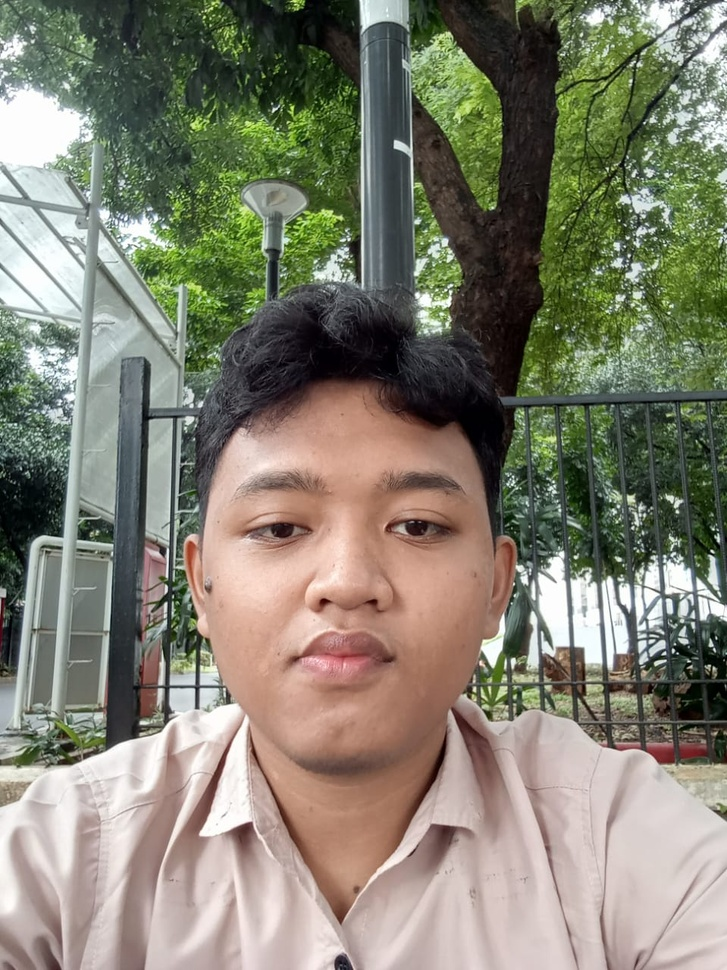
#> input picture Pengolahan Citra/risky.jpg, 727 x 970 px, shrunk from 959 x 1280 before the run
$ python latihan6.py   (older library calls are emulated)
#> lines starting #> are read from the running program, lines starting #| are printed output that depends on the picture; after the words box and inside, x2 and y2 are one past the last pixel; in counts of white or black regions, pixels touching at a corner belong together
import cv2
import numpy as np

# Baca gambar
img = cv2.imread('risky.jpg', cv2.IMREAD_GRAYSCALE)
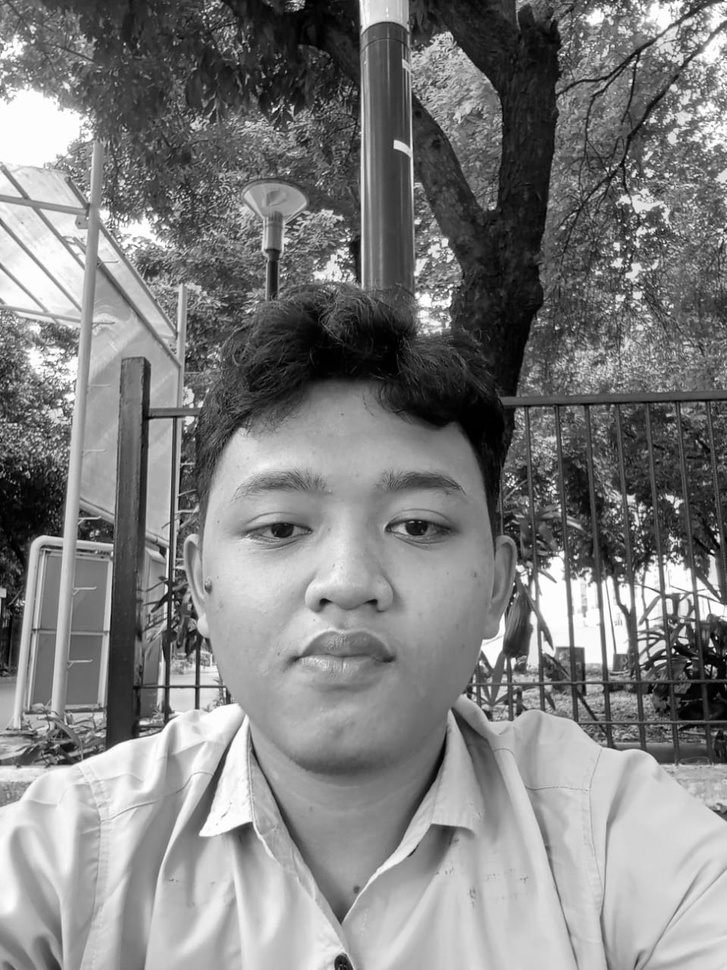
#> img: shape (970, 727); min 0, max 255, mean 127.5

# Deteksi tepi dengan operasi Sobel
sobelx = cv2.Sobel(img, cv2.CV_64F, 1, 0, ksize=3)
sobely = cv2.Sobel(img, cv2.CV_64F, 0, 1, ksize=3)
sobel_combined = cv2.addWeighted(cv2.convertScaleAbs(sobelx), 0.5, cv2.convertScaleAbs(sobely), 0.5, 0)
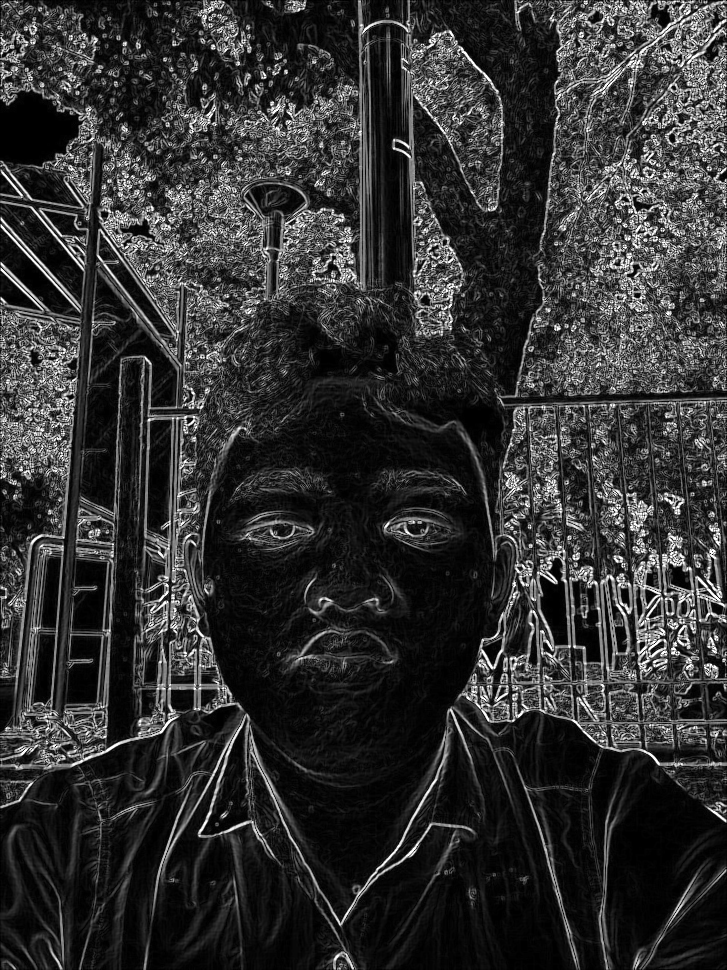
#> sobel_combined: shape (970, 727); min 0, max 255, mean 49.4

# Deteksi tepi dengan operasi Prewitt
kernelx = np.array([[1, 0, -1], [1, 0, -1], [1, 0, -1]])
kernely = np.array([[1, 1, 1], [0, 0, 0], [-1, -1, -1]])
prewittx = cv2.filter2D(img, -1, kernelx)
prewitty = cv2.filter2D(img, -1, kernely)
prewitt_combined = cv2.addWeighted(cv2.convertScaleAbs(prewittx), 0.5, cv2.convertScaleAbs(prewitty), 0.5, 0)

# Deteksi tepi dengan operasi Roberts
roberts_cross_v = np.array([[0, 1], [-1, 0]])
roberts_cross_h = np.array([[1, 0], [0, -1]])
roberts_x = cv2.filter2D(img, -1, roberts_cross_v)
roberts_y = cv2.filter2D(img, -1, roberts_cross_h)
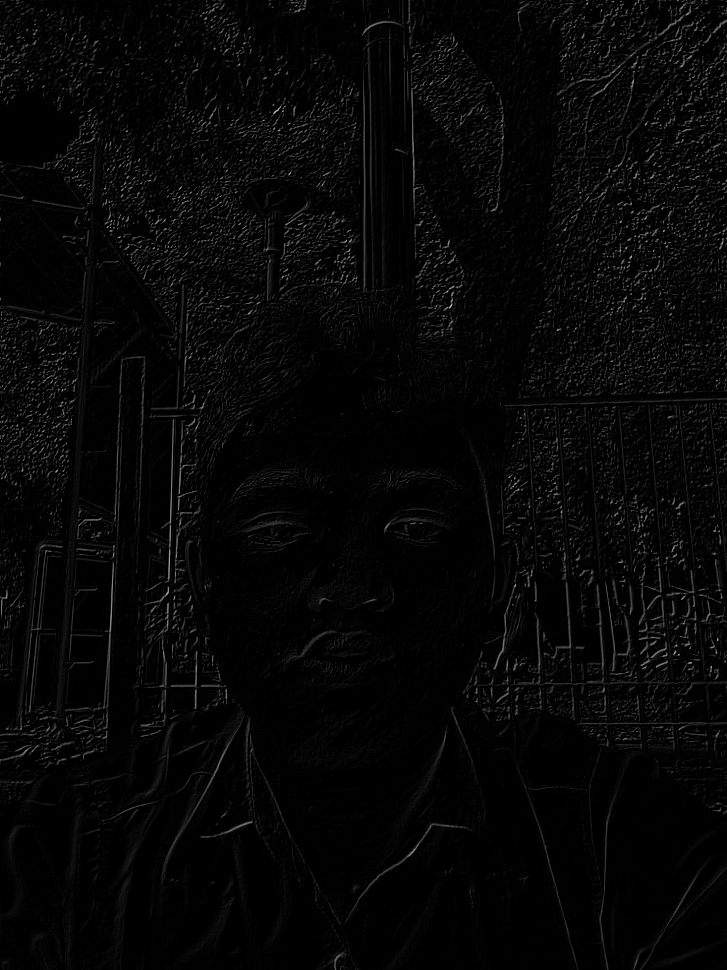
#> roberts_y: shape (970, 727); min 0, max 188, mean 6.2
roberts_combined = cv2.addWeighted(cv2.convertScaleAbs(roberts_x), 0.5, cv2.convertScaleAbs(roberts_y), 0.5, 0)

# Deteksi tepi dengan operasi Laplacian
laplacian = cv2.Laplacian(img, cv2.CV_64F)
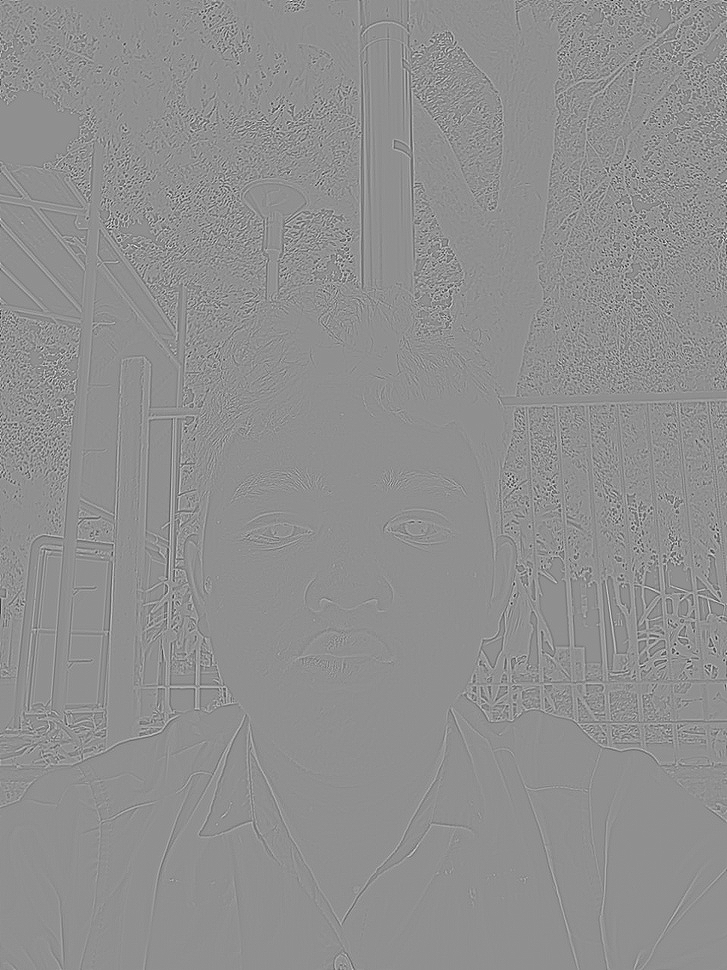
#> laplacian: shape (970, 727) float64; min -374, max 289, mean 0; drawn with min black and max white

# Tampilkan gambar
cv2.imshow('Original Image', img)
cv2.imshow('Sobel Edge Detection', sobel_combined)
cv2.imshow('Prewitt Edge Detection', prewitt_combined)
cv2.imshow('Roberts Edge Detection', roberts_combined)
cv2.imshow('Laplacian Edge Detection', laplacian)
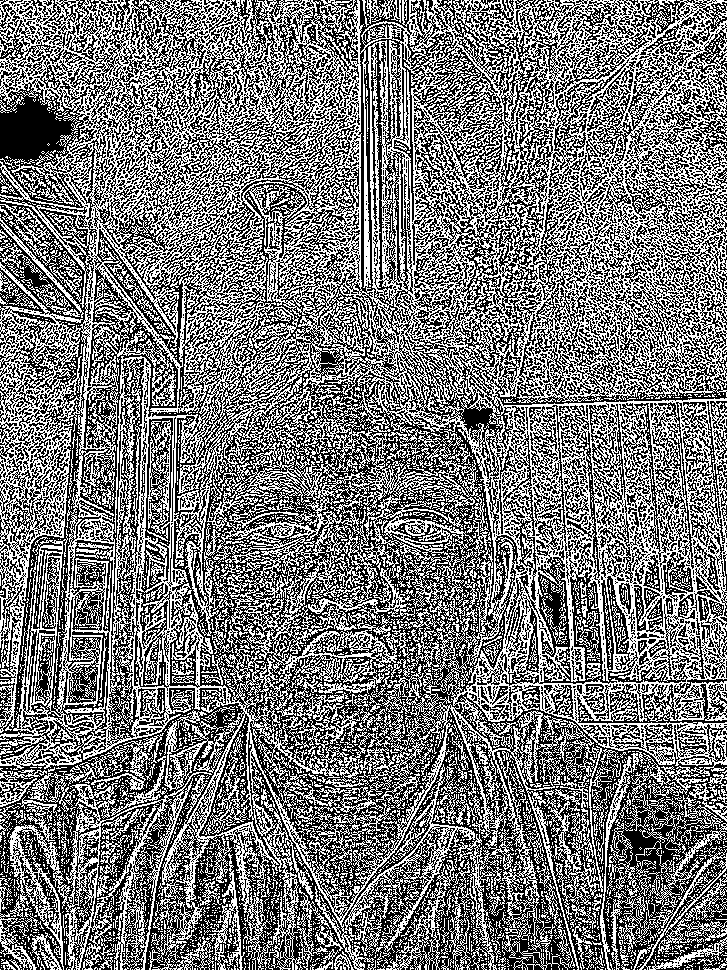
#> window 'Laplacian Edge Detection': shape (970, 727); 47.1% white in thin lines or dots
cv2.waitKey(0)
cv2.destroyAllWindows()
import cv2
import numpy as np

# Baca gambar
img = cv2.imread('risky.jpg', cv2.IMREAD_GRAYSCALE)

# Deteksi tepi dengan metode thresholding
thresh_value = 100
max_value = 255
_, edges = cv2.threshold(img, thresh_value, max_value, cv2.THRESH_BINARY)
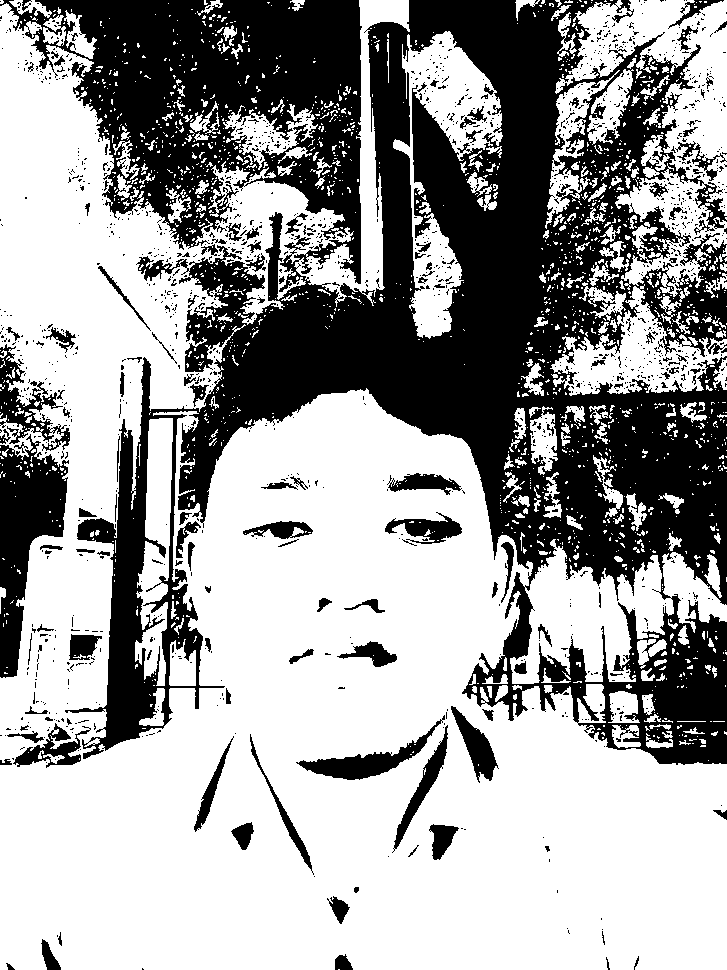
#> edges: shape (970, 727); 62.3% white; 1470 black regions (1339 under 20 px), largest, box (x1, y1, x2, y2) and area: (0, 0, 727, 765) 229853, (0, 434, 69, 678) 8407, (0, 344, 70, 451) 2312

# Tampilkan gambar hasil deteksi tepi
cv2.imshow('Original Image', img)
cv2.imshow('Edge Detection with Thresholding', edges)
cv2.waitKey(0)
cv2.destroyAllWindows()

$ run again, with Pengolahan Citra/ky.jpg copied over Pengolahan Citra/risky.jpg
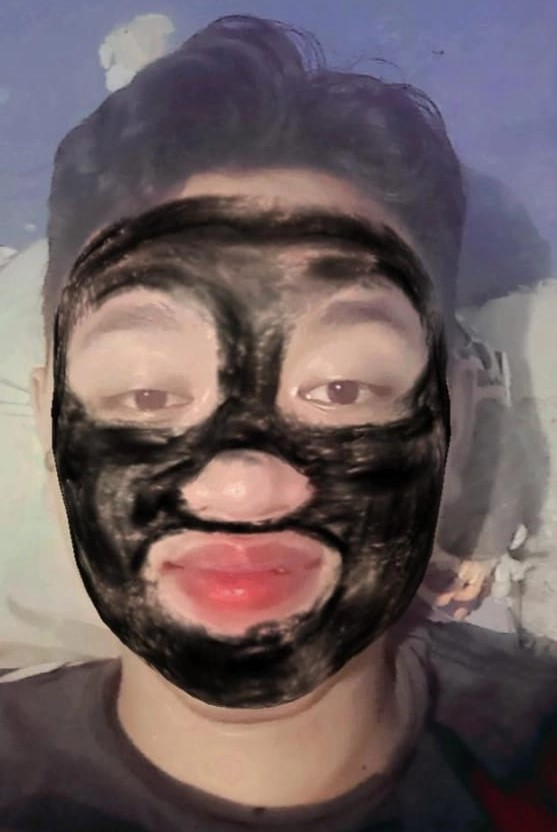
#> input picture Pengolahan Citra/ky.jpg, 557 x 832 px
#> `cv2.imshow('Laplacian Edge Detection', laplacian)`:
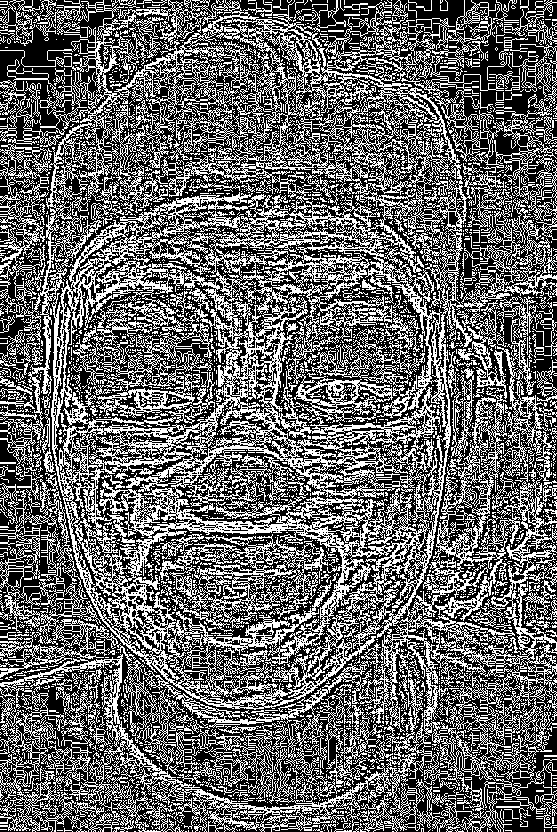
#> window 'Laplacian Edge Detection': shape (832, 557); 40.6% white in thin lines or dots
#> `_, edges = cv2.threshold(img, thresh_value, max_value, cv2.THRESH_BINA..`:
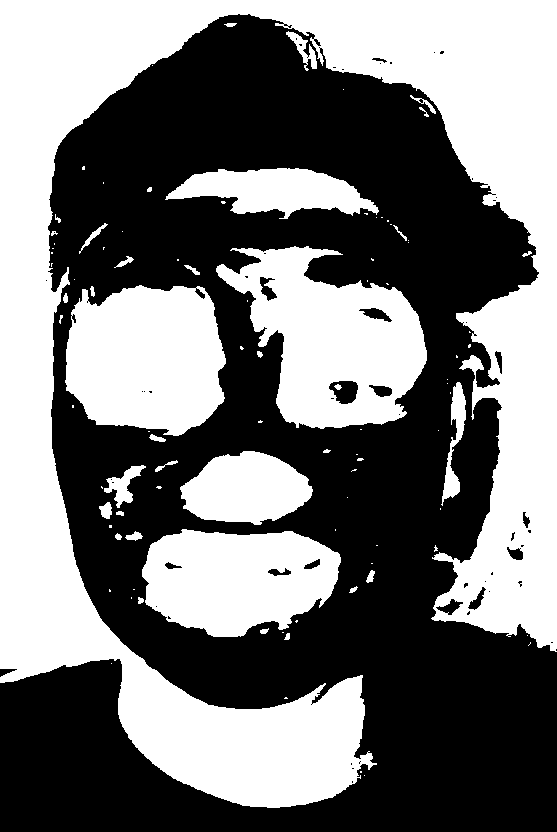
#> edges: shape (832, 557); 46.8% white; 96 white regions (60 under 20 px), largest, box (x1, y1, x2, y2) and area: (0, 0, 557, 808) 142165, (216, 246, 427, 429) 21897, (65, 285, 226, 436) 19626

$ run again, with Pengolahan Citra/ky2.jpg copied over Pengolahan Citra/risky.jpg
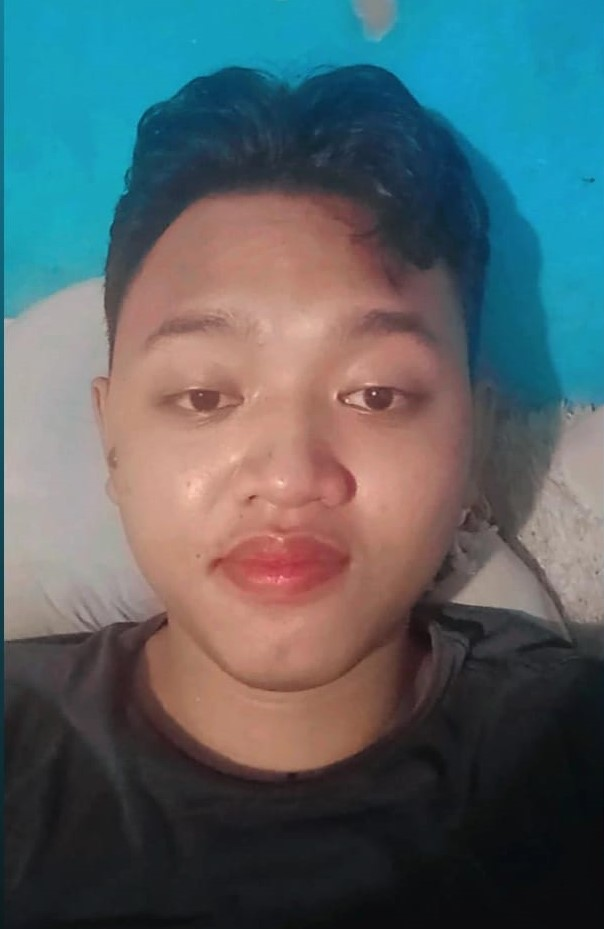
#> input picture Pengolahan Citra/ky2.jpg, 604 x 929 px
#> `cv2.imshow('Laplacian Edge Detection', laplacian)`:
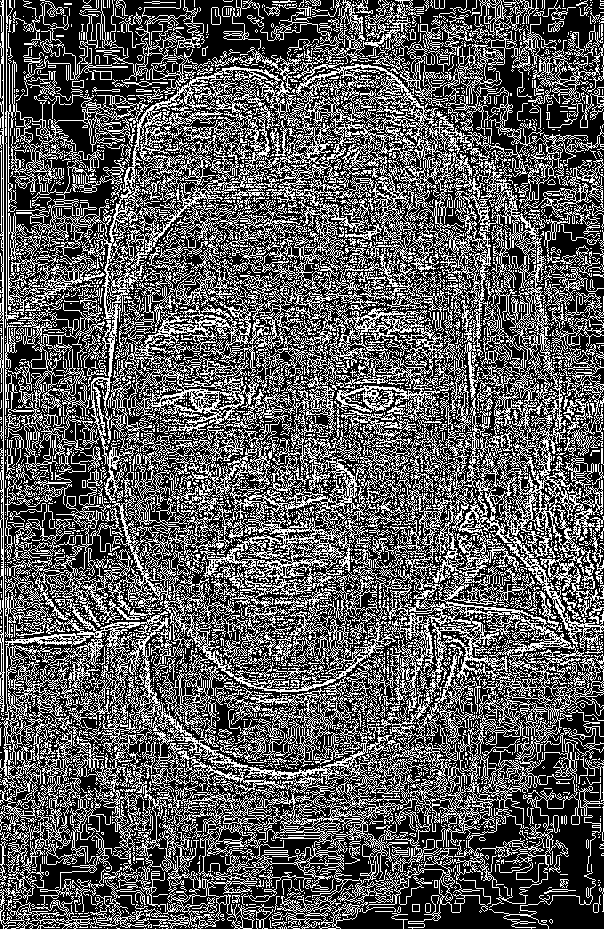
#> window 'Laplacian Edge Detection': shape (929, 604); 35.7% white in thin lines or dots
#> `_, edges = cv2.threshold(img, thresh_value, max_value, cv2.THRESH_BINA..`:
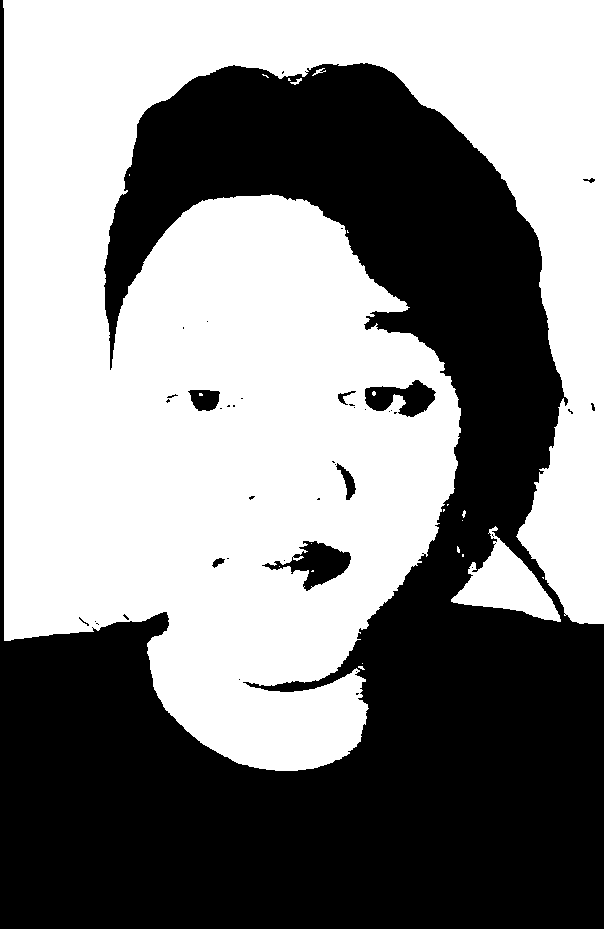
#> edges: shape (929, 604); 53.3% white; 41 black regions (32 under 20 px), largest, box (x1, y1, x2, y2) and area: (0, 0, 604, 929) 257512, (262, 541, 351, 591) 1843, (365, 380, 436, 417) 1494

$ run again, with Pengolahan Citra/w.jpg copied over Pengolahan Citra/risky.jpg
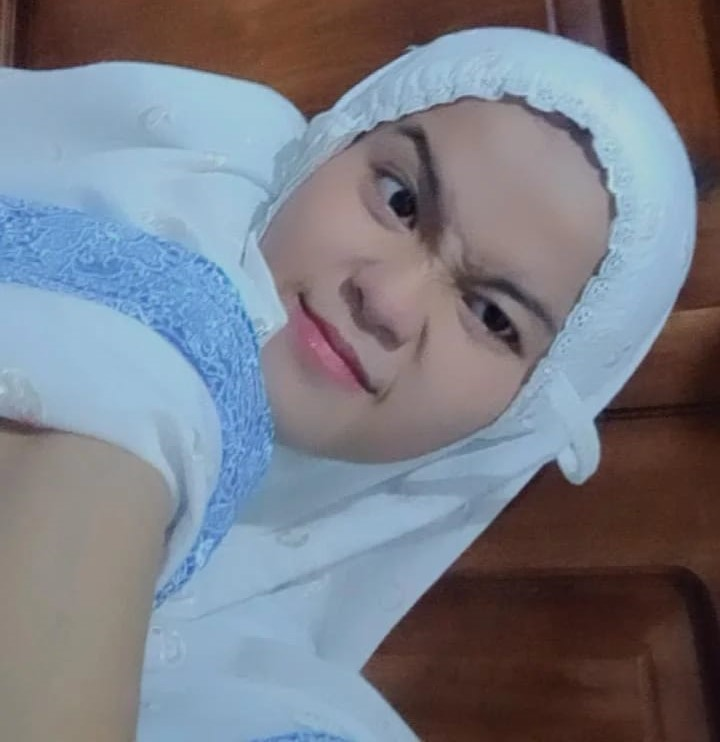
#> input picture Pengolahan Citra/w.jpg, 720 x 742 px
#> `cv2.imshow('Laplacian Edge Detection', laplacian)`:
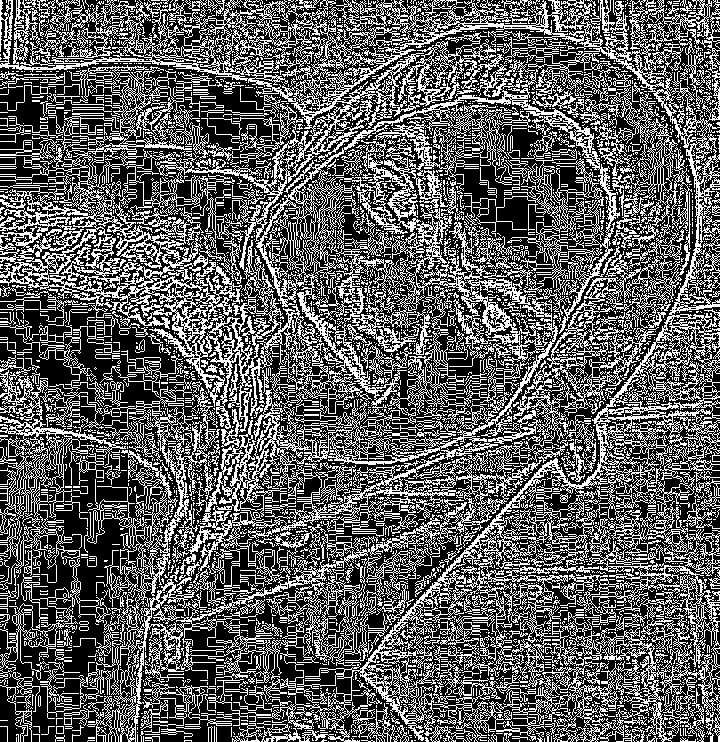
#> window 'Laplacian Edge Detection': shape (742, 720); 37% white in thin lines or dots
#> `_, edges = cv2.threshold(img, thresh_value, max_value, cv2.THRESH_BINA..`:
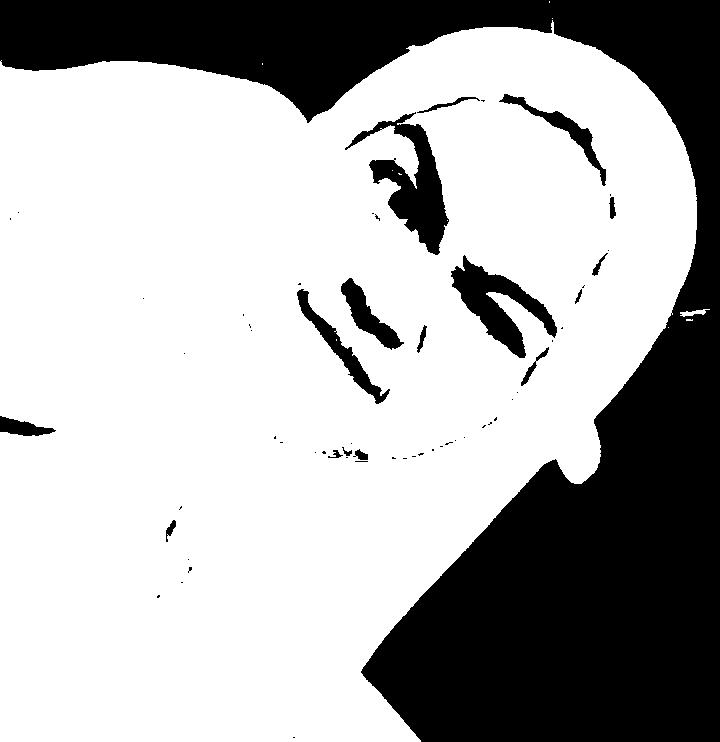
#> edges: shape (742, 720); 69.5% white; 60 black regions (43 under 20 px), largest, box (x1, y1, x2, y2) and area: (0, 0, 720, 742) 147989, (345, 112, 449, 255) 4961, (451, 255, 557, 358) 3890
